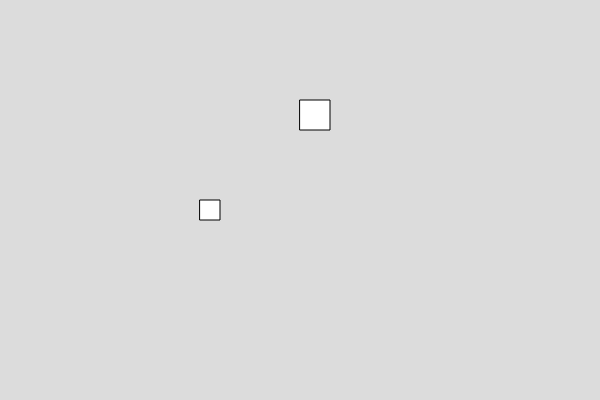
Frame 1 (no input)
Frame 60 (no input): blank canvas, image omitted
Frame 120 (the mouse pressed at the canvas centre since frame 60): blank canvas, image omitted

The p5.js sketch that drew this single still picture (run headless with seeded random() and noise() and a simulated clock; from frame 60 on, the mouse is pressed at the canvas centre):

// p5.js sketch
// ── sketch.js

var box1;
var box2;

function setup() {
  createCanvas(600, 400);
  box1 = new Box(200, 200, 20, 20, 3, 5);
  box2 = new Box(300,100, 30, 30, -4, -6);
}

function draw() {
  background(220);
  box1.display();
  box2.display();
  box1.setVelocity();
  box2.setVelocity();  
  box1.bounce();
  box2.bounce();
}


// ── box.js
class Box {
  constructor(x, y, w, h, vx, vy) {
    this.x = x;
    this.y = y;
    this.width = w;
    this.height = h;
    this.velocityX = vx;
    this.velocityY = vy;
  }
  display() {
    rect(this.x, this.y, this.width, this.height);
  }

  setVelocity() {
    this.x = this.x + this.velocityX;
    this.y = this.y + this.velocityY;
  }

  bounce() {
    if (this.x >=width||this.x<=0) {
      console.log(this.x)
      this.velocityX = -this.velocityX;
      
    }
    if (this.y >=height||this.y<=0) {
      this.veloctiyY = -this.velocityY;
    }
  }
}
